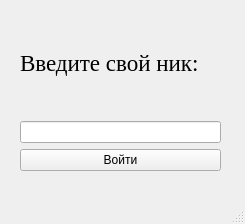
<?xml version="1.0" encoding="UTF-8"?>
<ui version="4.0">
 <class>MainWindow</class>
 <widget class="QMainWindow" name="MainWindow">
  <property name="geometry">
   <rect>
    <x>0</x>
    <y>0</y>
    <width>245</width>
    <height>224</height>
   </rect>
  </property>
  <property name="windowTitle">
   <string>MainWindow</string>
  </property>
  <widget class="QWidget" name="centralwidget">
   <widget class="QWidget" name="verticalLayoutWidget">
    <property name="geometry">
     <rect>
      <x>20</x>
      <y>10</y>
      <width>201</width>
      <height>161</height>
     </rect>
    </property>
    <layout class="QVBoxLayout" name="verticalLayout">
     <item>
      <widget class="QLabel" name="ENTER">
       <property name="font">
        <font>
         <family>Georgia</family>
         <pointsize>17</pointsize>
        </font>
       </property>
       <property name="text">
        <string>Введите свой ник:</string>
       </property>
      </widget>
     </item>
     <item>
      <widget class="QLineEdit" name="Name"/>
     </item>
     <item>
      <widget class="QPushButton" name="EnterButton">
       <property name="text">
        <string>Войти</string>
       </property>
      </widget>
     </item>
    </layout>
   </widget>
  </widget>
  <widget class="QMenuBar" name="menubar">
   <property name="geometry">
    <rect>
     <x>0</x>
     <y>0</y>
     <width>245</width>
     <height>21</height>
    </rect>
   </property>
  </widget>
  <widget class="QStatusBar" name="statusbar"/>
 </widget>
 <resources/>
 <connections/>
</ui>
